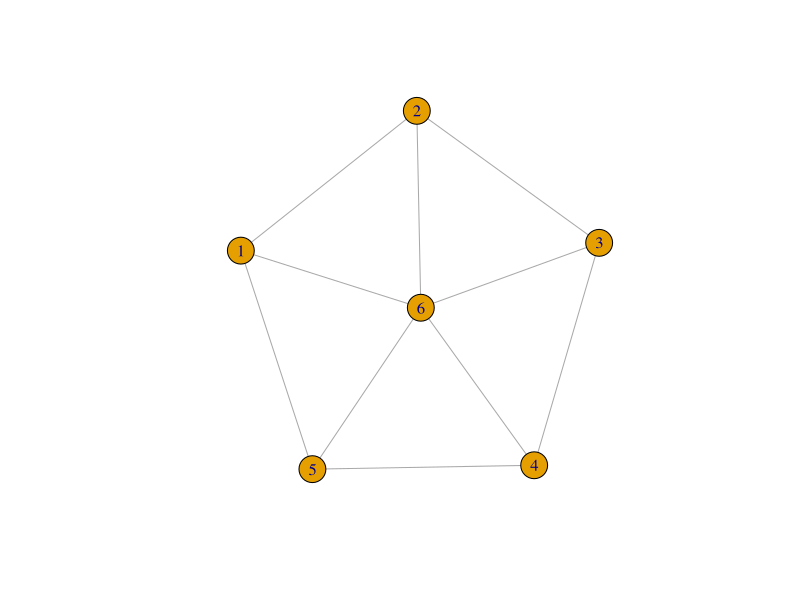

This chart was generated by the following R code:
#make full graph
library("igraph")
#G1=make_full_graph(10,directed = FALSE)
#G2=make_star(10,mode="undirected",center = 1)
#G3=make_ring(9)
#G4=union(G2,G3)
makewheel=function(n){
  G5=make_star((n+1),mode="undirected",center=(n+1))
  G6=make_ring(n)
  G7=union(G5,G6)
  plot(G7)
}
makewheel(5)
